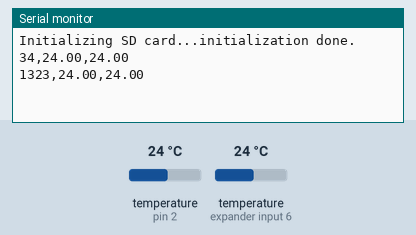
This sketch was run on a simulated Arduino Uno, built with avr-gcc and run on an emulated ATmega328P. On the bench: the last lines printed to the serial monitor. The inputs (shaded band) are chosen by the test bench; at power-on: temperature (sensors on pin 2, expander input 6) 24 °C. Storage starts empty.

Above: at 2.8 s.
2.9 s: temperature (sensor on pin 2) set to 12 °C
At 4.4 s:
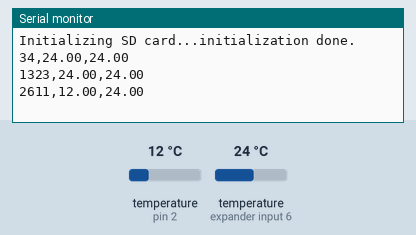
4.7 s: temperature (sensor on expander input 6) set to 12 °C
At 5.2 s:
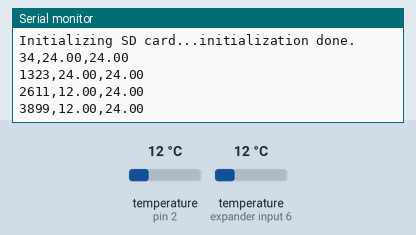
6.5 s: temperature (sensor on pin 2) set to 19 °C
At 8.1 s:
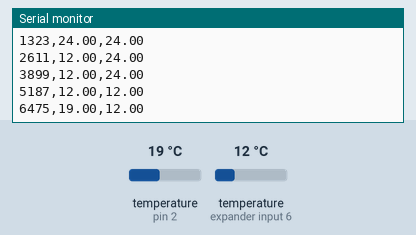
8.3 s: temperature (sensor on expander input 6) set to 19 °C
At 9.3 s:
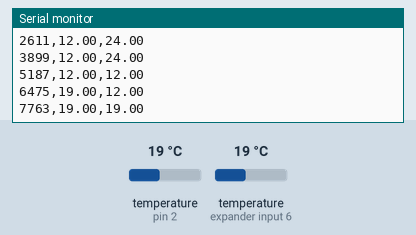
Timing chart, 0 to 11.1 s (numbered marks = the images above; inputs shaded):
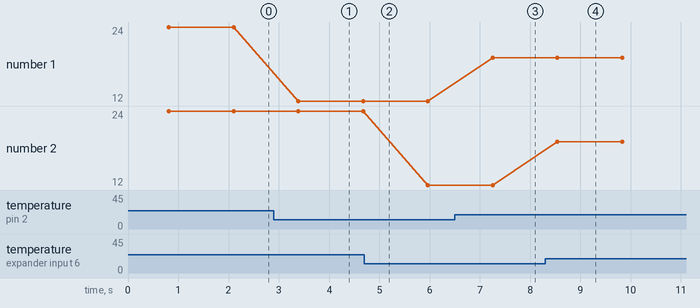

Measured:
- after the input at 2.9 s, the serial monitor: prints a new line after 0.49 s (image 1)
- after the input at 6.5 s, the serial monitor: prints a new line after 0.75 s (image 3)
- after the input at 8.3 s, the serial monitor: prints a new line after 0.24 s (image 4)
- plotted number 1: 24 → 12 after the input at 2.9 s, 12 → 19 after the input at 6.5 s

The sketch:

DataLogger01.ino
```cpp
/*
Log data to an SD card.

Info on multiple DS18B20 sensors located at https://lastminuteengineers.com/multiple-ds18b20-arduino-tutorial/

Christopher Lum
lum@uw.edu

Version History
12/27/21: Created
01/01/22: Changed data type for return of millis from 'uint16_t' to 'unsigned long' to avoid overflow
*/

//----------------------------
//SD Interface
#include <SD.h>
#define PIN_CS  10    //card select pin

File myFile;
const char fileName[] = "Log03.txt";   //cannot be a long file name
//----------------------------


//----------------------------
//DS18B20
#include <OneWire.h>
#include <DallasTemperature.h>
#define ONE_WIRE_BUS 2

// Setup a oneWire instance to communicate with any OneWire device
OneWire oneWire(ONE_WIRE_BUS);

// Pass oneWire reference to DallasTemperature library
DallasTemperature sensors(&oneWire);
//----------------------------

void setup()
{
  Serial.begin(9600);
  Serial.print("Initializing SD card...");

  pinMode(PIN_CS, OUTPUT);

  if (!SD.begin(PIN_CS)) {
    Serial.println("initialization failed!");
    return;
  }

  Serial.println("initialization done.");

  //Start up the sensor library
  sensors.begin();
}

void loop()
{
  //get current time
  unsigned long t_ms = millis();

  //gather data to log
  sensors.requestTemperatures();
  float temperatureA_c = sensors.getTempCByIndex(0);
  float temperatureB_c = sensors.getTempCByIndex(1);

  //generate a csv string
  String logString = (String)t_ms+","+(String)temperatureA_c+","+(String)temperatureB_c;

  //print to serial monitor
  Serial.println(logString);

  //write current temperature to file
  myFile = SD.open(fileName, FILE_WRITE);

  if (myFile) {
    myFile.println(logString);

    // close the file:
    myFile.close();

  } else {
    // if the file didn't open, print an error:
    Serial.println("error opening file");

  }

  delay(500);
}
```
